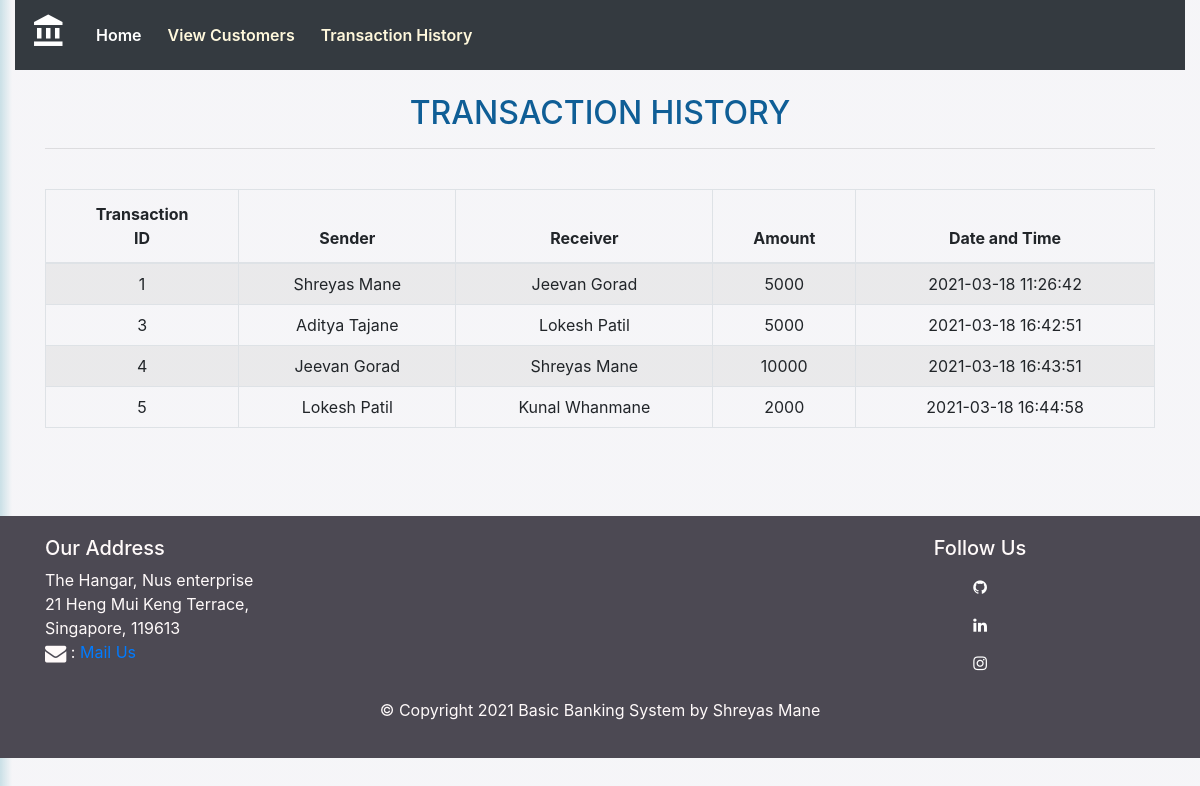
The page /transactionhistory.php on the database its author committed.
### tables this page shows
CREATE TABLE `transaction` (
  `id` int(11) NOT NULL,
  `sender` varchar(255) NOT NULL,
  `receiver` varchar(255) NOT NULL,
  `balance` int(10) NOT NULL,
  `datetime` datetime NOT NULL DEFAULT current_timestamp()
);

### transactionhistory.php (the view, shortened to what this page needs)
<!DOCTYPE html>
<html lang="en">
<head>
    <link rel="stylesheet" href="css/style.css?<?php echo date('l jS \of F Y h:i:s A'); ?>">
    <link rel="stylesheet" href="css/table.css?<?php echo date('l jS \of F Y h:i:s A'); ?>">
    <link rel="stylesheet" href="https://cdnjs.cloudflare.com/ajax/libs/font-awesome/4.7.0/css/font-awesome.min.css">
    <link rel="stylesheet" href="https://maxcdn.bootstrapcdn.com/bootstrap/4.5.2/css/bootstrap.min.css">
</head>
<body>
    <div class="container-fluid">
        <nav class="navbar navbar-expand-lg navbar-dark bg-dark">
            <a class="navbar-brand" href="#"> <span class="material-icons" style="font-size:36px;"> account_balance
                </span></a>
            <div class="collapse navbar-collapse" id="navbarSupportedContent">
                <ul class="navbar-nav mr-auto">
                    <li class="nav-item active">
                        <a class="nav-link" href="index.php">Home</a>
                    </li>
                    <li class="nav-item">
                        <a class="nav-link" href="viewcustomers.php">View Customers</a>
                    </li>
                    <li class="nav-item">
                        <a class="nav-link" href="#">Transaction History</a>
                    </li>
                </ul>
            </div>
        </nav>
    </div>
    <div class="container">
        <h2 class="text-center pt-4 text">TRANSACTION HISTORY</h2>
        <hr>
        <br>
        <div class="row">
            <div class="col">
                <div class="table-responsive-sm">
                    <table class="table table-hover table-striped table-condensed table-bordered ">
                        <thead>
                            <tr>
                                <th class="text-center">Transaction <br> ID</th>
                                <th class="text-center">Sender</th>
                                <th class="text-center">Receiver</th>
                                <th class="text-center">Amount</th>
                                <th class="text-center">Date and Time </th>
                            </tr>
                        </thead>
                        <tbody>
                            <?php
        $servername = "localhost";
        $username = "root";
        $password = "";
        $db = "bankdata";
        $conn = mysqli_connect($servername, $username, $password, $db);
            $sql ="select * from transaction";
            $query =mysqli_query($conn, $sql);
            while($rows = mysqli_fetch_assoc($query))
            {
        ?>
                            <tr>
                                <td class="py-2">
                                    <?php echo $rows['id']; ?>
                                </td>
                                <td class="py-2">
                                    <?php echo $rows['sender']; ?>
                                </td>
                                <td class="py-2">
                                    <?php echo $rows['receiver']; ?>
                                </td>
                                <td class="py-2">
                                    <?php echo $rows['balance']; ?>
                                </td>
                                <td class="py-2">
                                    <?php echo $rows['datetime']; ?>
                                </td>
                                <?php
            }
        ?>
                        </tbody>
                    </table>
                </div>
            </div>
        </div>
    </div>
    <br><br><br>
    <link rel="stylesheet" href="css/footer.css?<?php echo date('l jS \of F Y h:i:s A'); ?>">
    <?php
include 'footer.php';
?>
</body>
</html>

### css/style.css (style rules this page uses)
.navbar .navbar-brand { font-weight: bolder; }
.navbar .navbar-nav .nav-item { padding: 5px; }
.navbar .navbar-nav .nav-item .nav-link { color: cornsilk ; font-weight:600; }

### css/table.css (style rules this page uses)
body { background: rgb(60,141,164); background: linear-gradient(90deg, rgba(60,141,164,0.2752451322325805) 0%, rgba(166,164,188,0.10717790534182425) 1%); }
.text { color:rgb(15, 94, 150); }
hr { color:black; }

### transactionhistory.php (style rules this page uses)
.table td { text-align: center; }

### rows shown on the page
transaction: id "1", sender "Shreyas Mane", receiver "Jeevan Gorad", balance "5000", datetime "2021-03-18 11:26:42"
transaction: id "3", sender "Aditya Tajane", receiver "Lokesh Patil", balance "5000", datetime "2021-03-18 16:42:51"
transaction: id "4", sender "Jeevan Gorad", receiver "Shreyas Mane", balance "10000", datetime "2021-03-18 16:43:51"
transaction: id "5", sender "Lokesh Patil", receiver "Kunal Whanmane", balance "2000", datetime "2021-03-18 16:44:58"
